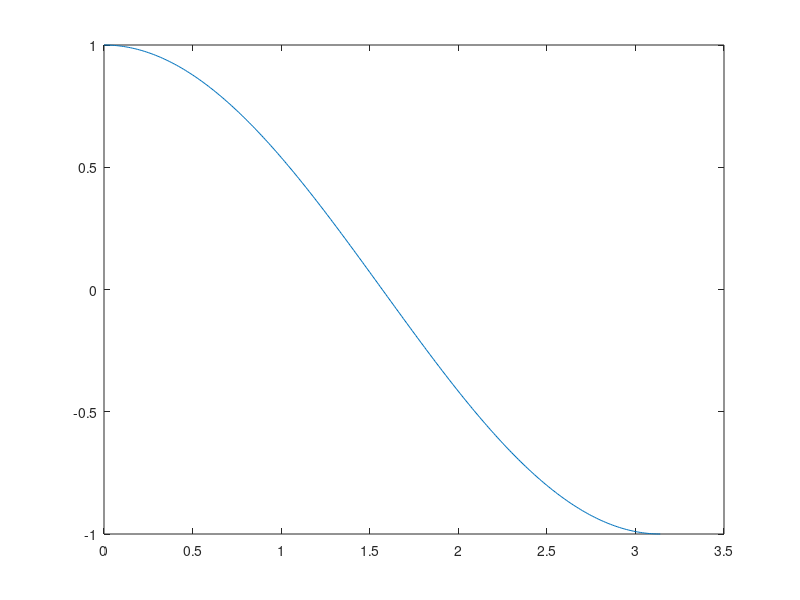
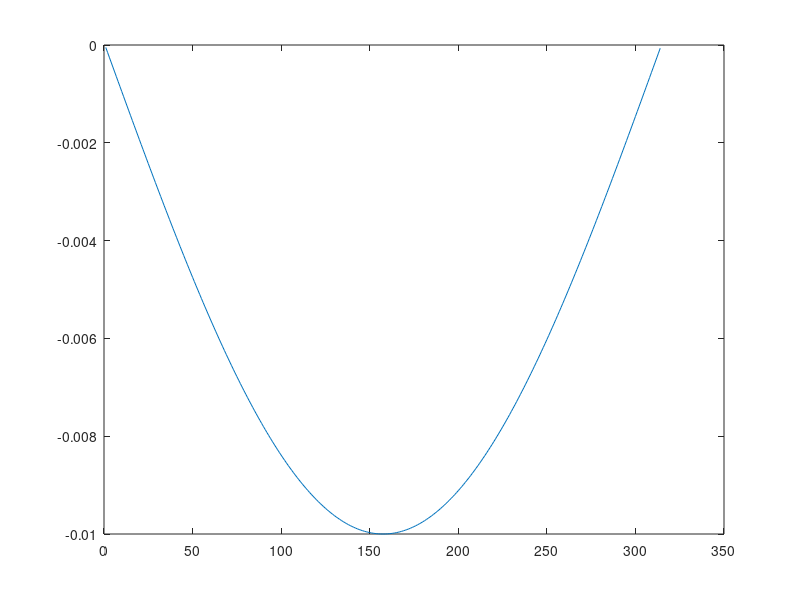

Write MATLAB code to recreate these figures, in order.
%% Opdracht 4
% Hieronder staat code waarmee je een grafiek van een cosinus functie
% tekent. Maak een nieuw figuur aan. De variabele signaal bevat een
% heleboel opvolgende cosinuswaardes. Trek steeds de opvolgende waardes
% van elkaar af (de tweede min de eerste) en stop het resultaat in een 
% vector genaamd 'diffSignaal'. Gebruik hiertoe een daarvoor bedoelde
% standaard functie van Matlab.
% Plot dit signaal in het nieuwe figure (geen tijdstippen op de x-as).
%
% Je mag geen gebruik maken van een loop (for/while).

close all
t = 0:0.01:pi;
signaal = cos(t);
plot(t,signaal)

diffSignaal = diff(signaal);
figure
plot(diffSignaal)
